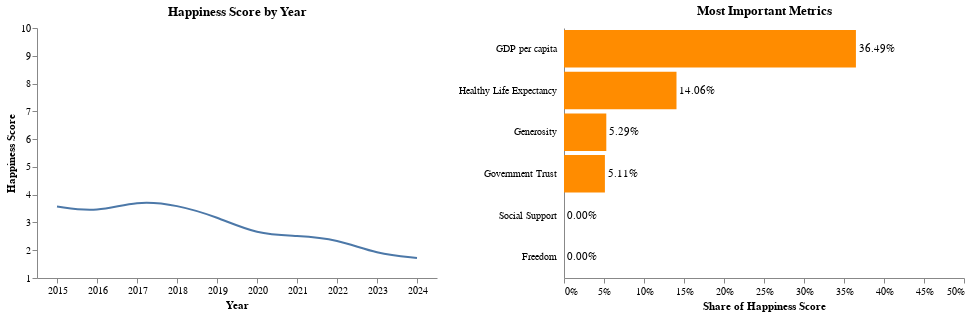

Here is the notebook cell this chart was saved with:
### Code cell
# Contribution of each metric to the happiness score
df_contribution = df_2024[['Country', 'GDP per capita_contribution', 'Social Support_contribution', 'Healthy Life Expectancy_contribution', 'Freedom_contribution', 'Generosity_contribution', 'trust_contribution']]
df_contribution = df_contribution.rename(columns={'GDP per capita_contribution': 'GDP per capita', 'Social Support_contribution': 'Social Support', 'Healthy Life Expectancy_contribution': 'Healthy Life Expectancy', 'Freedom_contribution': 'Freedom', 'Generosity_contribution': 'Generosity', 'trust_contribution': 'Government Trust'})
df_contribution = df_contribution.melt(id_vars='Country', var_name='Factor', value_name='Share of Happiness Score')

# Most important metrics
countries_contributions = alt.Chart(df_contribution).mark_bar(color = 'darkorange').encode(
    x=alt.X('Share of Happiness Score:Q', axis = alt.Axis(labelPadding=3, grid = False, format='%'), scale = alt.Scale(domain=[0, 0.5])),
    y=alt.Y('Factor:N', title=None, axis = alt.Axis(ticks=False, labelPadding=8), sort='-x'),
).transform_filter(
    selection_country
).properties(
    width=400,
    height=250,
    title = alt.Title(text ='Most Important Metrics', offset=10, anchor= 'middle')
)

countries_contributions_text = countries_contributions.mark_text(align='left', baseline='middle', dx=3).encode(text=alt.Text('Share of Happiness Score:Q', format='.2%'))

countries_factors = (countries_contributions + countries_contributions_text)

country_history = alt.hconcat((line+point+text), countries_factors).resolve_scale(y='independent').configure_view(stroke = None)
country_history

### Figure 1 — Vega-Lite specification as saved in the notebook (floating-point values rounded to 4 significant figures; data arrays with more than 128 entries replaced by an {"elided": "..."} marker saying what was removed)
{"config": {"view": {"continuousWidth": 300, "continuousHeight": 300, "stroke": null}}, "hconcat": [{"layer": [{"mark": {"type": "line", "interpolate": "basis"}, "encoding": {"x": {"axis": {"labelAngle": 0, "title": "Year"}, "field": "Year", "type": "ordinal"}, "y": {"axis": {"grid": false, "title": "Happiness Score"}, "field": "Happiness Score", "scale": {"domain": [1, 10]}, "type": "quantitative"}}, "name": "view_10", "title": {"text": "Happiness Score by Year"}, "transform": [{"filter": {"param": "param_20"}}]}, {"mark": {"type": "point", "color": "black", "size": 10}, "encoding": {"opacity": {"condition": {"param": "param_19", "value": 1, "empty": false}, "value": 0}, "x": {"axis": {"labelAngle": 0, "title": "Year"}, "field": "Year", "type": "ordinal"}, "y": {"axis": {"title": "Happiness Score"}, "field": "Happiness Score", "scale": {"domain": [1, 10]}, "type": "quantitative"}}, "name": "view_11", "transform": [{"filter": {"param": "param_20"}}]}, {"mark": {"type": "text", "align": "left", "dy": -15}, "encoding": {"opacity": {"condition": {"param": "param_19", "value": 1, "empty": false}, "value": 0}, "text": {"field": "Happiness Score", "format": ".1f", "type": "quantitative"}, "x": {"axis": {"labelAngle": 0, "title": "Year"}, "field": "Year", "type": "ordinal"}, "y": {"axis": {"title": "Happiness Score"}, "field": "Happiness Score", "scale": {"domain": [1, 10]}, "type": "quantitative"}}, "transform": [{"filter": {"param": "param_20"}}]}], "data": {"name": "data-ee16410aa0dae77067c87d88cbc71807"}, "height": 250, "width": 400}, {"layer": [{"mark": {"type": "bar", "color": "darkorange"}, "encoding": {"x": {"axis": {"format": "%", "grid": false, "labelPadding": 3}, "field": "Share of Happiness Score", "scale": {"domain": [0, 0.5]}, "type": "quantitative"}, "y": {"axis": {"labelPadding": 8, "ticks": false}, "field": "Factor", "sort": "-x", "title": null, "type": "nominal"}}, "title": {"text": "Most Important Metrics", "offset": 10}, "transform": [{"filter": {"param": "param_20"}}]}, {"mark": {"type": "text", "align": "left", "baseline": "middle", "dx": 3}, "encoding": {"text": {"field": "Share of Happiness Score", "format": ".2%", "type": "quantitative"}, "x": {"axis": {"format": "%", "grid": false, "labelPadding": 3}, "field": "Share of Happiness Score", "scale": {"domain": [0, 0.5]}, "type": "quantitative"}, "y": {"axis": {"labelPadding": 8, "ticks": false}, "field": "Factor", "sort": "-x", "title": null, "type": "nominal"}}, "title": {"text": "Most Important Metrics", "offset": 10}, "transform": [{"filter": {"param": "param_20"}}]}], "data": {"name": "data-9c93fd5b0fa471bbdaa2860aa0d414f0"}, "height": 250, "width": 400}], "params": [{"name": "param_20", "select": {"type": "point", "fields": ["Country"]}, "bind": {"input": "select", "options": {"elided": "172 str values"}, "name": "Select Country  "}, "value": "Afghanistan", "views": ["view_10"]}, {"name": "param_19", "select": {"type": "point", "fields": ["Year"], "nearest": true, "on": "mouseover"}, "views": ["view_11"]}], "resolve": {"scale": {"y": "independent"}}, "$schema": "https://vega.github.io/schema/vega-lite/v5.8.0.json", "datasets": {"data-ee16410aa0dae77067c87d88cbc71807": {"elided": "1510 records"}, "data-9c93fd5b0fa471bbdaa2860aa0d414f0": {"elided": "858 records"}}}
